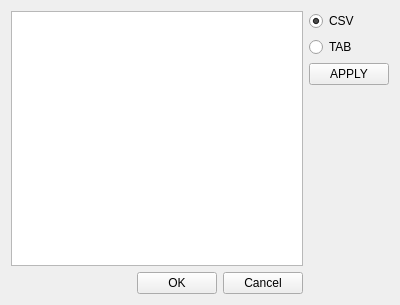
<?xml version="1.0" encoding="UTF-8"?>
<ui version="4.0">
 <class>NewFormClass</class>
 <widget class="QWidget" name="NewFormClass">
  <property name="geometry">
   <rect>
    <x>0</x>
    <y>0</y>
    <width>400</width>
    <height>305</height>
   </rect>
  </property>
  <property name="windowTitle">
   <string>Form</string>
  </property>
  <layout class="QGridLayout" name="gridLayout">
   <item row="0" column="0" rowspan="2" colspan="3">
    <widget class="QTableWidget" name="twidDisplaysText"/>
   </item>
   <item row="0" column="3">
    <layout class="QVBoxLayout" name="verticalLayout">
     <item>
      <widget class="QRadioButton" name="rbCsv">
       <property name="text">
        <string>CSV</string>
       </property>
       <property name="checked">
        <bool>true</bool>
       </property>
      </widget>
     </item>
     <item>
      <widget class="QRadioButton" name="rbTab">
       <property name="text">
        <string>TAB</string>
       </property>
      </widget>
     </item>
     <item>
      <widget class="QPushButton" name="pbApply">
       <property name="text">
        <string>APPLY</string>
       </property>
      </widget>
     </item>
    </layout>
   </item>
   <item row="1" column="3" rowspan="2">
    <spacer name="verticalSpacer">
     <property name="orientation">
      <enum>Qt::Vertical</enum>
     </property>
     <property name="sizeHint" stdset="0">
      <size>
       <width>20</width>
       <height>177</height>
      </size>
     </property>
    </spacer>
   </item>
   <item row="2" column="0">
    <spacer name="horizontalSpacer">
     <property name="orientation">
      <enum>Qt::Horizontal</enum>
     </property>
     <property name="sizeHint" stdset="0">
      <size>
       <width>112</width>
       <height>20</height>
      </size>
     </property>
    </spacer>
   </item>
   <item row="2" column="1">
    <widget class="QPushButton" name="pbOk">
     <property name="text">
      <string>OK</string>
     </property>
    </widget>
   </item>
   <item row="2" column="2">
    <widget class="QPushButton" name="pbCancel">
     <property name="text">
      <string>Cancel</string>
     </property>
    </widget>
   </item>
  </layout>
 </widget>
 <resources/>
 <connections>
  <connection>
   <sender>pbCancel</sender>
   <signal>clicked()</signal>
   <receiver>NewFormClass</receiver>
   <slot>close()</slot>
   <hints>
    <hint type="sourcelabel">
     <x>261</x>
     <y>280</y>
    </hint>
    <hint type="destinationlabel">
     <x>329</x>
     <y>227</y>
    </hint>
   </hints>
  </connection>
  <connection>
   <sender>rbCsv</sender>
   <signal>clicked()</signal>
   <receiver>rbTab</receiver>
   <slot>toggle()</slot>
   <hints>
    <hint type="sourcelabel">
     <x>349</x>
     <y>26</y>
    </hint>
    <hint type="destinationlabel">
     <x>351</x>
     <y>46</y>
    </hint>
   </hints>
  </connection>
  <connection>
   <sender>rbTab</sender>
   <signal>clicked()</signal>
   <receiver>rbCsv</receiver>
   <slot>toggle()</slot>
   <hints>
    <hint type="sourcelabel">
     <x>319</x>
     <y>48</y>
    </hint>
    <hint type="destinationlabel">
     <x>320</x>
     <y>29</y>
    </hint>
   </hints>
  </connection>
 </connections>
</ui>
